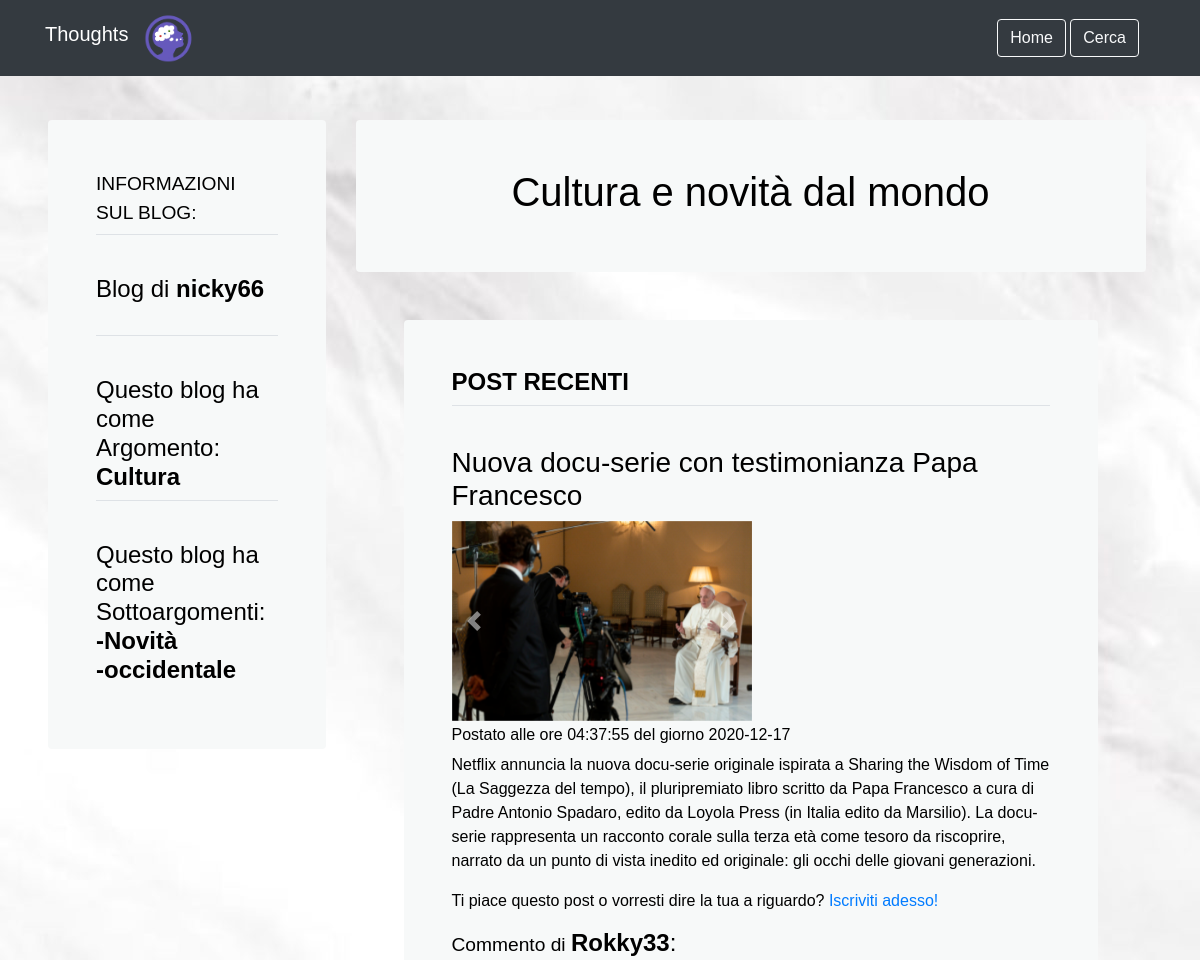
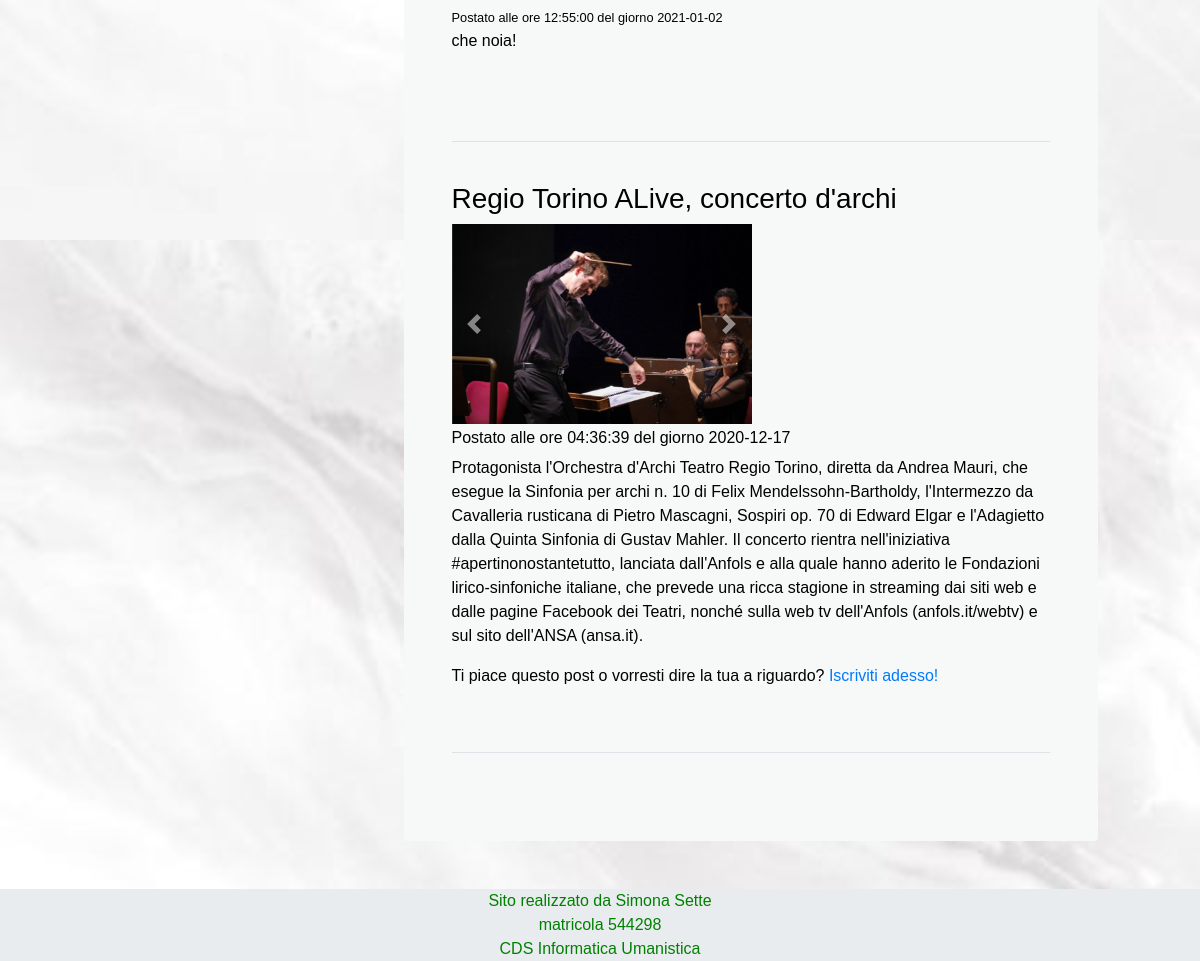
Screenshot of /ChosenBlog.php?idB=76 with the database file from the repository (2 pictures, top to bottom).
### tables this page shows
CREATE TABLE `registrato` (
  `IdU` int(11) NOT NULL,
  `Nome` varchar(30) NOT NULL,
  `Cognome` varchar(20) NOT NULL,
  `Eta` int(11) NOT NULL,
  `Email` varchar(30) NOT NULL,
  `Password` varchar(255) NOT NULL,
  `Sesso` tinyint(1) NOT NULL,
  `Tel` varchar(10) NOT NULL,
  `DocuIde` varchar(20) NOT NULL,
  `Nickn` varchar(10) NOT NULL
);

CREATE TABLE `tema` (
  `IdT` int(11) NOT NULL,
  `Argomento` varchar(100) NOT NULL
);

CREATE TABLE `argblog` (
  `IdT` int(11) NOT NULL,
  `IdSt` int(11) DEFAULT NULL,
  `IdB` int(11) NOT NULL
);

CREATE TABLE `sottotema` (
  `IdSt` int(11) NOT NULL,
  `sottoargomento` varchar(50) NOT NULL,
  `IdTema` int(11) NOT NULL
);

CREATE TABLE `blog` (
  `IdB` int(11) NOT NULL,
  `Titolo` varchar(100) NOT NULL,
  `IdU` int(11) NOT NULL,
  `IdSf` int(11) NOT NULL,
  `IdFo` int(11) NOT NULL,
  `IdUcollab` int(11) DEFAULT NULL,
  `Ereditato` varchar(2) DEFAULT NULL
);

CREATE TABLE `post` (
  `IdP` int(11) NOT NULL,
  `TitoloP` varchar(50) NOT NULL,
  `TestoP` varchar(2000) NOT NULL,
  `DataP` date NOT NULL,
  `OraP` time NOT NULL,
  `IdB` int(11) NOT NULL
);

CREATE TABLE `img` (
  `IdI` int(11) NOT NULL,
  `File_Img` varchar(500) NOT NULL,
  `Idp` int(11) NOT NULL
);

CREATE TABLE `commenti` (
  `IdC` int(11) NOT NULL,
  `IdU` int(11) NOT NULL,
  `TestoC` varchar(1000) NOT NULL,
  `DataC` date NOT NULL,
  `OraC` time NOT NULL,
  `Idp` int(11) NOT NULL
);

### Page.php (called while the page is built, shortened)
<?php
include 'views/header.php';
include "$body";
include 'views/footer.php';

### views/ChosenBlogView.php (the view, shortened to what this page needs)
<?php
global $conn;
$IdB = $_GET["idB"];
$take_idb = $conn->query("SELECT IdB FROM blog WHERE IdB=$IdB ");
$idbexist = $take_idb-> num_rows;
if ($idbexist!=0){
    $take_blog = $conn->prepare("SELECT * FROM blog WHERE IdB= ?");
    $take_blog->bind_param('i',$IdB);
    $take_blog->execute();
    $result_blog = $take_blog->get_result();
    $blog = $result_blog->fetch_assoc();
    $own = $conn->prepare("SELECT Nickn FROM registrato WHERE IdU= ?");
    $own->bind_param('i',$blog['IdU']);
    $own->execute();
    $result_own = $own->get_result();
    $own = $result_own->fetch_assoc();
    $take_idarg = $conn->prepare("SELECT IdT FROM argblog WHERE IdB= ?");
    $take_idarg->bind_param('i',$IdB);
    $take_idarg->execute();
    $result_idarg = $take_idarg->get_result();
    $IdT = $result_idarg->fetch_assoc();
    $take_arg = $conn->prepare("SELECT  `Argomento` FROM `tema` WHERE IdT=?");
    $take_arg->bind_param('i',$IdT['IdT']);
    $take_arg->execute();
    $result_arg = $take_arg->get_result();
    $Arg = $result_arg->fetch_assoc();
    $take_idsott = $conn->prepare("SELECT IdSt FROM argblog WHERE IdB= ?");
    $take_idsott->bind_param('i',$IdB);
    $take_idsott->execute();
    $result_idsott = $take_idsott->get_result();
    $take_posts = $conn->prepare("SELECT * FROM `post` WHERE IdB=? ORDER BY DataP DESC, OraP DESC");
    $take_posts->bind_param('i',$IdB);
    $take_posts->execute();
    $result_post = $take_posts->get_result();
    $countpost = $result_post-> num_rows;
}
else header("location: index.php");
?>
<body class="main-color generic_font">
  <div id="page-container">
    <div id="content-wrap">
      <header class="pb-5">
        <nav class="navbar navbar-expand-sm bg-dark navbar-dark fixed-top">
          <div class="container d-flex justify-content-between">
            <h1 class="navbar-brand">Thoughts</h1>
            <a class="navbar-brand">
              <img src="immagini/logo.png" class="rounded-circle" alt="Logo" style="width:50px;">
            </a>
            <ul class="navbar-nav ml-auto">
              <li class="nav-item">
                <?php
                if(isset($_SESSION['OK']) && !empty($_SESSION['OK'] )){
                ?>
                  <button type="button" class="btn btn-outline-light  mr-3" onClick="window.location = 'Profile.php'">Torna al Profilo</a></button>
                  <button type="button" class="btn btn-outline-light  mr-3" onClick="window.location = 'Home.php'">Home</a></button>
                  <button type="button" class="btn btn-outline-light  mr-3" onClick="window.location = 'Cerca.php'">Cerca</a></button>
                  <button type="button" class="btn btn-outline-light" onClick="window.location = 'logout.php'">Logout</a></button>
                <?php
                }
                else {
                ?>
                  <button type="button" class="btn btn-outline-light" onClick="window.location = 'Home.php'">Home</a></button>
                  <button type="button" class="btn btn-outline-light  mr-3" onClick="window.location = 'Cerca.php'">Cerca</a></button>
                <?php
                }
                ?>
              </li>
            </ul>
          </div>
        </nav>
      </header>
      <div class="row content mt-5">
        <div class="col-sm-3 ml-5 mt-4 sidenav ">
          <div class="pt-8 p-5 bg font-color rounded box-shadow">
            <h4><small>INFORMAZIONI SUL BLOG:</small></h4>
            <p class="media-body border-bottom border-gray"></p></br>
            <h4 class="title-color"> Blog di <b><?php echo $own['Nickn']?></b>
            </h4></br>
            <p class="media-body border-bottom border-gray"></p></br>
            <h4>Questo blog ha come Argomento:</br><b><?php echo $Arg['Argomento']?></b></h4>
            <p class="media-body border-bottom border-gray"></p></br>
            <h4>Questo blog ha come Sottoargomenti:</br><p><b>
              <?php
              while ($row = $result_idsott->fetch_assoc()) {
                $IdSt = $row;
                if ($IdSt['IdSt']!=null){
                    $take_sottarg = $conn->prepare("SELECT  `sottoargomento` FROM `sottotema` WHERE `IdSt`=?");
                    $take_sottarg->bind_param('i',$IdSt['IdSt']);
                    $take_sottarg->execute();
                    $result_sottarg = $take_sottarg->get_result();
                    $sottarg = $result_sottarg->fetch_assoc();
                    echo "-".$sottarg['sottoargomento'];
                }
                else{
                ?>
                  Questo blog non ha sottoargomenti
                  <?php
                }
              }
              ?>
            </b></p></h4>
          </div></br>
        </div>
        <div class="col-sm-8">
          <div class="pt-8 p-5 mt-4 mb-5 bg font-color rounded box-shadow">
            <h1 class="text-center"><?php echo $blog['Titolo']?></h1>
          </div>
          <div class="pt-8 p-5 mt-5 ml-5 mr-5 bg font-color rounded box-shadow">
            <h4><b>POST RECENTI</b></h4>
              <p class="media-body border-bottom border-gray"></p></br>
              <?php
              if ($countpost==0){
              ?>
                <p>Questo blog non contiene ancora nessun post.</p>
              <?php
              }
              else{
                while ($row = $result_post->fetch_assoc()){
                  $Post = $row;
                    ?>
                  <h3><?php echo $Post['TitoloP']?></h3>
                  <div id="carouselExampleIndicators" class="carousel slide" data-ride="carousel" style="width:300px;">
                    <div class="carousel-inner">
                    <?php
                      $take_img = $conn->query("SELECT `File_Img` FROM `img` WHERE `Idp`=".$Post['IdP']);
                      $cont = 0;
                      while ($Img = $take_img->fetch_assoc()) {
                        $active = $cont == 0 ? "active" : "";
                        $cont++;
                        ?>
                        <div class="carousel-item <?php echo $active ?>">
                          <img class="d-block w-100" src="<?php echo $Img["File_Img"] ?>" alt="First slide">
                        </div>
                        <?php
                      }
                      ?>
                    </div>
                    <a class="carousel-control-prev" href="#carouselExampleIndicators" role="button" data-slide="prev">
                      <span class="carousel-control-prev-icon" aria-hidden="true"></span>
                    </a>
                    <a class="carousel-control-next" href="#carouselExampleIndicators" role="button" data-slide="next">
                      <span class="carousel-control-next-icon" aria-hidden="true"></span>
                    </a>
                  </div>
                  <h5><span class="glyphicon glyphicon-time"></span><small>Postato alle ore <?php echo $Post['OraP']?> del giorno <?php echo $Post['DataP']?></small></h5>
                  <p><?php echo $Post['TestoP']?></p>
                  <?php
                    if(isset($_SESSION['OK']) && !empty($_SESSION['OK'])){
                        $IdPs=$Post["IdP"];
                        $take_like= $conn->query("SELECT * FROM apprezza WHERE IdU=$IdUsess AND IdP=$IdPs");
                        $existlike = $take_like-> num_rows;
                        if ($existlike==0){
                          ?>
                          <img class="like" alt="like" src="immagini/notlike.png" style="width:40px;cursor:pointer;" value="<?php echo $Post["IdP"] ?>"/>
                          <img class="dislike" hidden alt="dislike" src="immagini/like.png" style="width:40px;cursor:pointer;" value="<?php echo $Post["IdP"] ?>"/>
                          <?php
                        }
                        else {
                          ?>
                          <img class="dislike" alt="dislike" src="immagini/like.png" style="width:40px;cursor:pointer;" value="<?php echo $Post["IdP"] ?>"/>
                          <img class="like" hidden alt="like" src="immagini/notlike.png" style="width:40px;cursor:pointer;" value="<?php echo $Post["IdP"] ?>"/>
                          <?php
                        }
                        ?>
                        <form class="makecomment" value="<?php echo $Post['IdP']?>" method="post" action="ChosenBlog.php">
                          <h5>Lascia un Commento:</h5>
                          <div class="form-group">
                            <textarea class="CommentoInser" class="form-control" rows="3" placeholder="inserisci commento"></textarea>
                          </div>
                          <button type="submit" class="btn btn-success">Commenta</button>
                        </form></br>
                        <?php
                    }
                    else{
                    ?>
                      <p>Ti piace questo post o vorresti dire la tua a riguardo? <a href="SignUp.php">Iscriviti adesso!</a></p>
                    <?php
                    }
                  ?>
                  <div class="row">
                    <div class="col-sm-10">
                      <?php
                        $take_comm = $conn->prepare("SELECT `IdC`,`IdU`,`TestoC`, `DataC`, `OraC` FROM `commenti` WHERE Idp=?");
                        $take_comm->bind_param('i',$Post['IdP']);
                        $take_comm->execute();
                        $res_comm = $take_comm->get_result();
                        while ($row = $res_comm->fetch_assoc()) {
                            $comm = $row;
                            $take_autore = $conn->prepare("SELECT `Nickn` FROM `registrato` WHERE IdU=?");
                            $take_autore->bind_param('i',$comm['IdU']);
                            $take_autore->execute();
                            $res_autore = $take_autore->get_result();
                            $autore = $res_autore->fetch_assoc();
                              ?>
                            <h4><small>Commento di </small> <b><?php echo $autore['Nickn']?></b>:</h4>
                            <small>Postato alle ore <?php echo $comm['OraC']?> del giorno <?php echo $comm['DataC']?></small>
                            <p><medium><?php echo $comm['TestoC']?></medium></p></br>
                            <?php
                        }
                      ?>
                    </div>
                  </div>
                  <p class="media-body mt-5 border-bottom border-gray"></p></br>
                  <?php
                }
              }
              ?>
          </div>
        </div>
      </div>

### asset/css/generic.css (style rules this page uses)
.generic_font { font-family: 'Trebuchet MS', sans-serif; }
#page-container { position: relative; min-height: 100vh; }
#content-wrap { padding-bottom: 2.5rem; }

### asset/css/SfBianco.css (style rules this page uses)
.main-color { background-image: url("../../immagini/sfondi/Bianco.jpg"); }

### asset/css/FNero.css (style rules this page uses)
.font-color { color: black; }
.bg { background: #F7F9F9; }

### rows the page displays
registrato: Nickn "nicky66"
tema: Argomento "Cultura"
argblog: IdSt.sottoargomento "Novità"
argblog: IdSt.sottoargomento "occidentale"
blog: Titolo "Cultura e novità dal mondo"
post: TitoloP "Nuova docu-serie con testimonianza Papa Francesco", OraP "04:37:55", DataP "2020-12-17", TestoP "Netflix annuncia la nuova docu-serie originale ispirata a Sharing the Wisdom of Time (La Saggezza del tempo), il pluripremiato libro scritto da Papa Francesco a cura di Padre Antonio Spadaro, edito da Loyola Press (in Italia edito da Marsilio). La docu-serie rappresenta un racconto corale sulla terza età come tesoro da riscoprire, narrato da un punto di vista inedito ed originale: gli occhi delle giovani generazioni."
img: File_Img (picture)
commenti: IdU.Nickn "Rokky33", OraC "12:55:00", DataC "2021-01-02", TestoC "che noia!"
post: TitoloP "Regio Torino ALive, concerto d'archi", OraP "04:36:39", DataP "2020-12-17", TestoP "Protagonista l'Orchestra d'Archi Teatro Regio Torino, diretta da Andrea Mauri, che esegue la Sinfonia per archi n. 10 di Felix Mendelssohn-Bartholdy, l'Intermezzo da Cavalleria rusticana di Pietro Mascagni, Sospiri op. 70 di Edward Elgar e l'Adagietto dalla Quinta Sinfonia di Gustav Mahler. Il concerto rientra nell'iniziativa #apertinonostantetutto, lanciata dall'Anfols e alla quale hanno aderito le Fondazioni lirico-sinfoniche italiane, che prevede una ricca stagione in streaming dai siti web e dalle pagine Facebook dei Teatri, nonché sulla web tv dell'Anfols (anfols.it/webtv) e sul sito dell'ANSA (ansa.it)."
img: File_Img (picture)
